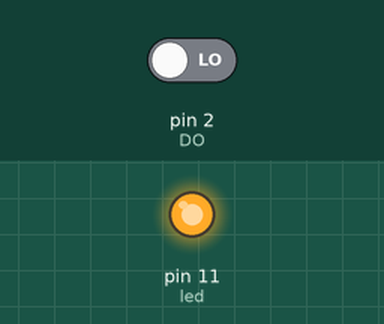
Simulated run of this sketch. Board: Arduino Uno, built with avr-gcc and run on an emulated ATmega328P. On the bench: output pins drawn as LEDs (lit = HIGH). Inputs (shaded band) come from the test bench; at power-on: pin 2 (DO) LOW. What the sketch prints to the serial monitor is not drawn.

Above: at 0.1 s.
Timing chart, 0 to 1.6 s (numbered marks = the images above):
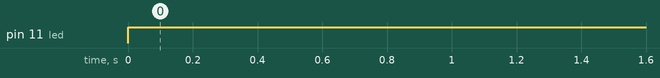

The sketch:

internet.ino
```cpp
int DO = 2; //Pin for Digital Output - DO
int DA = A0; // Pin for Analog Output - AO
int threshold = 58; //Set minimum threshold for LED lit
int sensorvalue = 0;
int led=11;


void setup() {
Serial.begin(9600);
pinMode(led, OUTPUT);
}

void loop() {
sensorvalue = analogRead(DA);
  Serial.print("Analog: ");
  Serial.print(sensorvalue);
  Serial.println(" ");
  Serial.print("Digital: ");
  Serial.println(digitalRead(DO));// Print the digital value

if (sensorvalue >= threshold)//Compare analog value with threshold
{
  digitalWrite(led,HIGH);
  delay(180000);
}

else
 digitalWrite(led, LOW );

}
```

Measured:
- by itself, pin 11 (led): LOW → HIGH at 0.00 s
